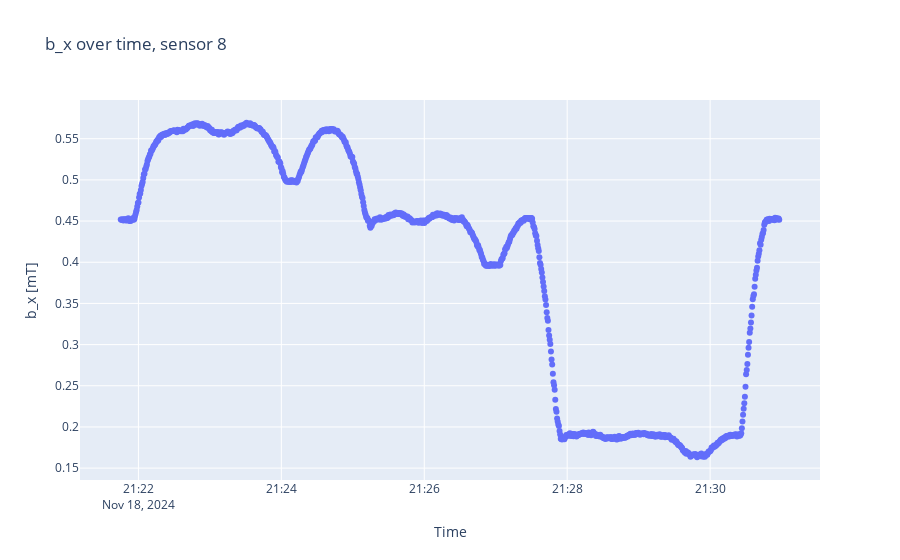
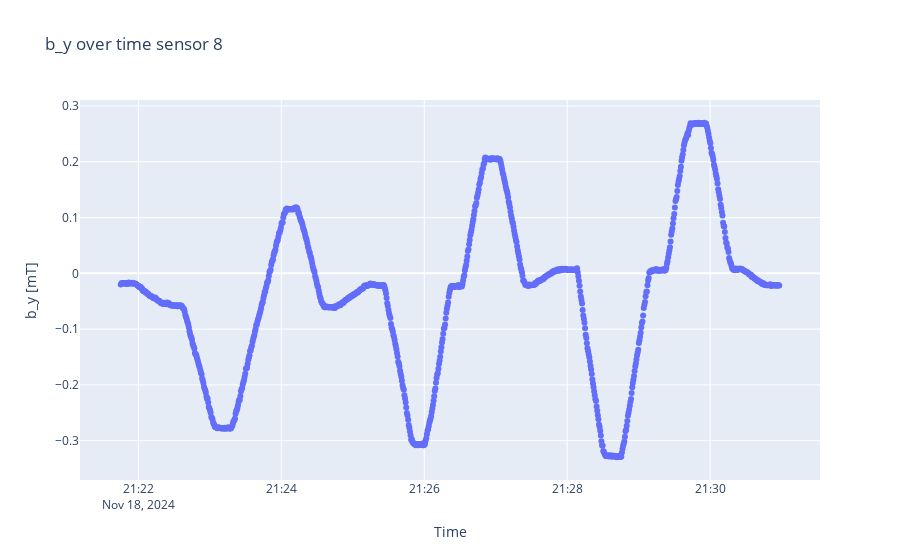
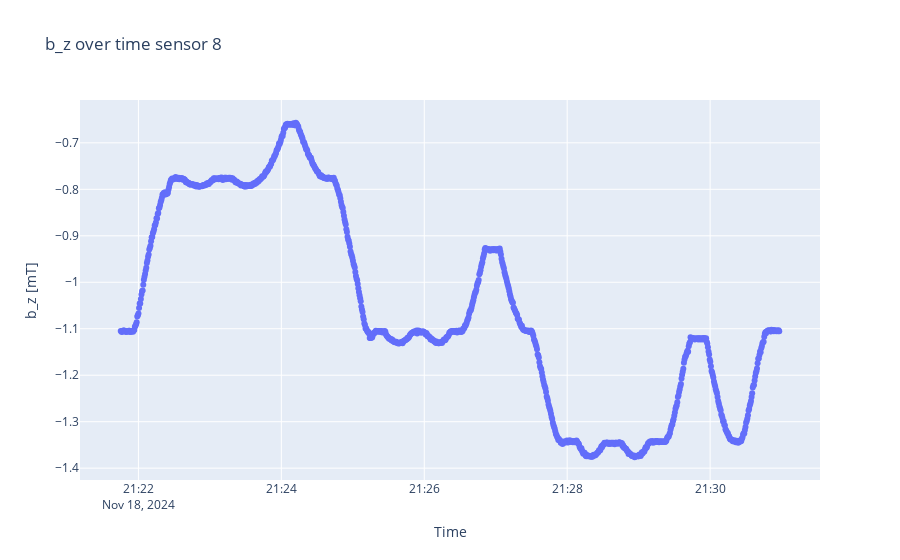

Write notebook code for charts like these, in order.
### Code cell
sensorplots(B, timestamps, 8)

### Figure 1 — Plotly figure (JSON) as saved in the notebook; plotly's stock layout.template omitted (floating-point values rounded to 4 significant figures; data arrays with more than 128 entries replaced by an {"elided": "..."} marker saying what was removed)
{"data": [{"mode": "markers", "type": "scatter", "x": {"elided": "1091 str values"}, "y": {"elided": "1091 float values"}}], "layout": {"title": {"text": "b_x over time, sensor 8"}, "xaxis": {"title": {"text": "Time"}}, "yaxis": {"scaleanchor": "y", "title": {"text": "b_x [mT]"}}}}

### Figure 2 — Plotly figure (JSON) as saved in the notebook; plotly's stock layout.template omitted (floating-point values rounded to 4 significant figures; data arrays with more than 128 entries replaced by an {"elided": "..."} marker saying what was removed)
{"data": [{"mode": "markers", "type": "scatter", "x": {"elided": "1091 str values"}, "y": {"elided": "1091 float values"}}], "layout": {"title": {"text": "b_y over time sensor 8"}, "xaxis": {"title": {"text": "Time"}}, "yaxis": {"scaleanchor": "y", "title": {"text": "b_y [mT]"}}}}

### Figure 3 — Plotly figure (JSON) as saved in the notebook; plotly's stock layout.template omitted (floating-point values rounded to 4 significant figures; data arrays with more than 128 entries replaced by an {"elided": "..."} marker saying what was removed)
{"data": [{"mode": "markers", "type": "scatter", "x": {"elided": "1091 str values"}, "y": {"elided": "1091 float values"}}], "layout": {"title": {"text": "b_z over time sensor 8"}, "xaxis": {"title": {"text": "Time"}}, "yaxis": {"scaleanchor": "y", "title": {"text": "b_z [mT]"}}}}
